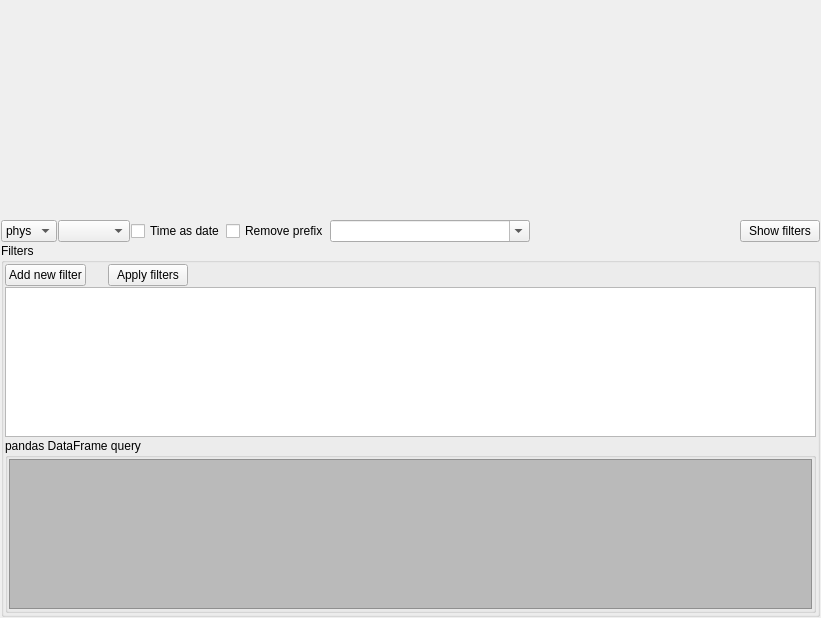
<?xml version="1.0" encoding="UTF-8"?>
<ui version="4.0">
 <class>TabularDisplay</class>
 <widget class="QWidget" name="TabularDisplay">
  <property name="geometry">
   <rect>
    <x>0</x>
    <y>0</y>
    <width>821</width>
    <height>618</height>
   </rect>
  </property>
  <property name="windowTitle">
   <string>Form</string>
  </property>
  <layout class="QVBoxLayout" name="verticalLayout" stretch="1,0,0">
   <property name="spacing">
    <number>1</number>
   </property>
   <property name="leftMargin">
    <number>1</number>
   </property>
   <property name="topMargin">
    <number>1</number>
   </property>
   <property name="rightMargin">
    <number>1</number>
   </property>
   <property name="bottomMargin">
    <number>1</number>
   </property>
   <item>
    <layout class="QHBoxLayout" name="horizontalLayout">
     <property name="spacing">
      <number>1</number>
     </property>
    </layout>
   </item>
   <item>
    <layout class="QHBoxLayout" name="horizontalLayout_2">
     <property name="spacing">
      <number>1</number>
     </property>
     <item>
      <widget class="QComboBox" name="format_selection">
       <item>
        <property name="text">
         <string>phys</string>
        </property>
       </item>
       <item>
        <property name="text">
         <string>hex</string>
        </property>
       </item>
       <item>
        <property name="text">
         <string>bin</string>
        </property>
       </item>
       <item>
        <property name="text">
         <string>ascii</string>
        </property>
       </item>
      </widget>
     </item>
     <item>
      <widget class="QComboBox" name="float_precision"/>
     </item>
     <item>
      <widget class="QCheckBox" name="time_as_date">
       <property name="text">
        <string>Time as date</string>
       </property>
      </widget>
     </item>
     <item>
      <widget class="QCheckBox" name="remove_prefix">
       <property name="text">
        <string>Remove prefix</string>
       </property>
      </widget>
     </item>
     <item>
      <widget class="QComboBox" name="prefix">
       <property name="minimumSize">
        <size>
         <width>200</width>
         <height>0</height>
        </size>
       </property>
       <property name="editable">
        <bool>true</bool>
       </property>
      </widget>
     </item>
     <item>
      <spacer name="horizontalSpacer_3">
       <property name="orientation">
        <enum>Qt::Orientation::Horizontal</enum>
       </property>
       <property name="sizeHint" stdset="0">
        <size>
         <width>40</width>
         <height>20</height>
        </size>
       </property>
      </spacer>
     </item>
     <item>
      <widget class="QPushButton" name="toggle_filters_btn">
       <property name="text">
        <string>Show filters</string>
       </property>
       <property name="icon">
        <iconset resource="resource.qrc">
         <normaloff>:/down.png</normaloff>:/down.png</iconset>
       </property>
      </widget>
     </item>
    </layout>
   </item>
   <item>
    <widget class="QGroupBox" name="filters_group">
     <property name="title">
      <string>Filters</string>
     </property>
     <layout class="QGridLayout" name="gridLayout_3" columnstretch="0,0,0,1">
      <property name="leftMargin">
       <number>1</number>
      </property>
      <property name="topMargin">
       <number>1</number>
      </property>
      <property name="rightMargin">
       <number>1</number>
      </property>
      <property name="bottomMargin">
       <number>1</number>
      </property>
      <property name="spacing">
       <number>1</number>
      </property>
      <item row="0" column="0">
       <widget class="QPushButton" name="add_filter_btn">
        <property name="text">
         <string>Add new filter</string>
        </property>
        <property name="icon">
         <iconset resource="resource.qrc">
          <normaloff>:/plus.png</normaloff>:/plus.png</iconset>
        </property>
       </widget>
      </item>
      <item row="0" column="1">
       <spacer name="horizontalSpacer">
        <property name="orientation">
         <enum>Qt::Orientation::Horizontal</enum>
        </property>
        <property name="sizeHint" stdset="0">
         <size>
          <width>20</width>
          <height>20</height>
         </size>
        </property>
       </spacer>
      </item>
      <item row="0" column="2">
       <widget class="QPushButton" name="apply_filters_btn">
        <property name="text">
         <string>Apply filters</string>
        </property>
        <property name="icon">
         <iconset resource="resource.qrc">
          <normaloff>:/filter.png</normaloff>:/filter.png</iconset>
        </property>
       </widget>
      </item>
      <item row="0" column="3">
       <spacer name="horizontalSpacer_2">
        <property name="orientation">
         <enum>Qt::Orientation::Horizontal</enum>
        </property>
        <property name="sizeHint" stdset="0">
         <size>
          <width>559</width>
          <height>20</height>
         </size>
        </property>
       </spacer>
      </item>
      <item row="1" column="0" colspan="4">
       <widget class="MinimalListWidget" name="filters">
        <property name="maximumSize">
         <size>
          <width>16777215</width>
          <height>150</height>
         </size>
        </property>
       </widget>
      </item>
      <item row="2" column="0" colspan="4">
       <widget class="QGroupBox" name="groupBox">
        <property name="sizePolicy">
         <sizepolicy hsizetype="Preferred" vsizetype="Minimum">
          <horstretch>0</horstretch>
          <verstretch>0</verstretch>
         </sizepolicy>
        </property>
        <property name="minimumSize">
         <size>
          <width>0</width>
          <height>30</height>
         </size>
        </property>
        <property name="title">
         <string>pandas DataFrame query</string>
        </property>
        <layout class="QGridLayout" name="gridLayout">
         <property name="leftMargin">
          <number>1</number>
         </property>
         <property name="topMargin">
          <number>1</number>
         </property>
         <property name="rightMargin">
          <number>1</number>
         </property>
         <property name="bottomMargin">
          <number>1</number>
         </property>
         <property name="spacing">
          <number>1</number>
         </property>
         <item row="0" column="0">
          <widget class="QTextEdit" name="query">
           <property name="sizePolicy">
            <sizepolicy hsizetype="Expanding" vsizetype="MinimumExpanding">
             <horstretch>0</horstretch>
             <verstretch>0</verstretch>
            </sizepolicy>
           </property>
           <property name="minimumSize">
            <size>
             <width>0</width>
             <height>7</height>
            </size>
           </property>
           <property name="maximumSize">
            <size>
             <width>16777215</width>
             <height>150</height>
            </size>
           </property>
           <property name="font">
            <font>
             <family>Lucida Console</family>
            </font>
           </property>
           <property name="styleSheet">
            <string notr="true">background-color: rgb(186, 186, 186);</string>
           </property>
           <property name="readOnly">
            <bool>true</bool>
           </property>
          </widget>
         </item>
        </layout>
       </widget>
      </item>
     </layout>
    </widget>
   </item>
  </layout>
 </widget>
 <customwidgets>
  <customwidget>
   <class>MinimalListWidget</class>
   <extends>QListWidget</extends>
   <header>asammdf.gui.widgets.list.h</header>
  </customwidget>
 </customwidgets>
 <tabstops>
  <tabstop>format_selection</tabstop>
  <tabstop>float_precision</tabstop>
  <tabstop>time_as_date</tabstop>
  <tabstop>remove_prefix</tabstop>
  <tabstop>prefix</tabstop>
  <tabstop>toggle_filters_btn</tabstop>
  <tabstop>add_filter_btn</tabstop>
  <tabstop>apply_filters_btn</tabstop>
  <tabstop>filters</tabstop>
  <tabstop>query</tabstop>
 </tabstops>
 <resources>
  <include location="resource.qrc"/>
 </resources>
 <connections/>
</ui>
